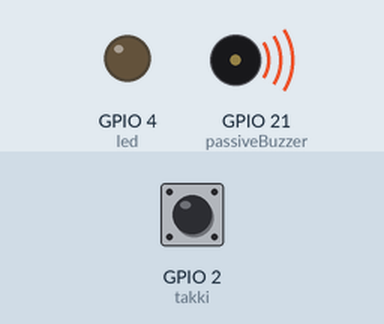
A program run on a simulated ESP32 board running MicroPython. On the bench: output pins drawn as LEDs (lit = HIGH), buzzer (waves = sounding). Inputs (shaded band) come from the test bench; at power-on: GPIO 2 (takki) HIGH. Random numbers come from a fixed seed.

Above: at 0.1 s.
At 0.6 s:
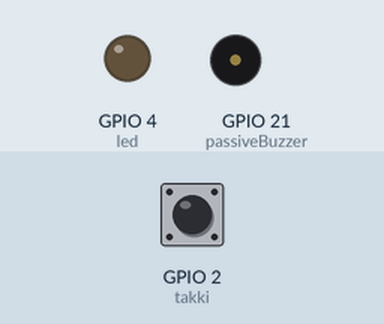
At 35.6 s:
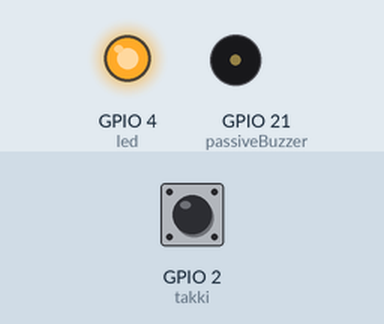
Timing chart, 0 to 39.0 s (numbered marks = the images above):
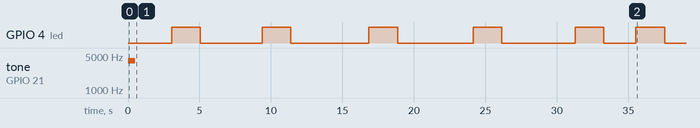

Measured:
- by itself, GPIO 4 (led): goes HIGH 2.0 s, LOW 4.3 s, 3 × (HIGH 2.0 s, LOW 5.5 s), HIGH 2.0 s, LOW 2.3 s, HIGH 2.0 s, then LOW
- by itself, tone on GPIO 21 (passiveBuzzer): silent → 4000 Hz at 0.00 s, → silent 0.50 s later

The program:

spil.py
```python
from machine import Pin, PWM
import time
import random

led = Pin(4, Pin.OUT)
takki = Pin(2, Pin.IN, Pin.PULL_UP)
passiveBuzzer = PWM(Pin(21)) # hljóð

passiveBuzzer.init()
passiveBuzzer.duty(900) # to generate smooth sound waves (0 til 1023)

# intro lag
# freq er notað til að vinna með tíðni, nótur eru t.d. frá 31 til 4978.
passiveBuzzer.freq(4000)
time.sleep_ms(500)

# bæta við meira hér ...


passiveBuzzer.duty(0) # slökkva á hljóði

while True:
    random_time = random.randint(2000, 6000)   # millisekúndur
    time.sleep_ms(random_time)
    led.value(1) # led on

    # ef ýtt er á takka
    if takki.value() == 0:
        # hljóð
        passiveBuzzer.freq(4000)
        time.sleep_ms(500)

    time.sleep_ms(2000) #  leyfa ljósi að loga í 2 sek
    led.value(0)
```
